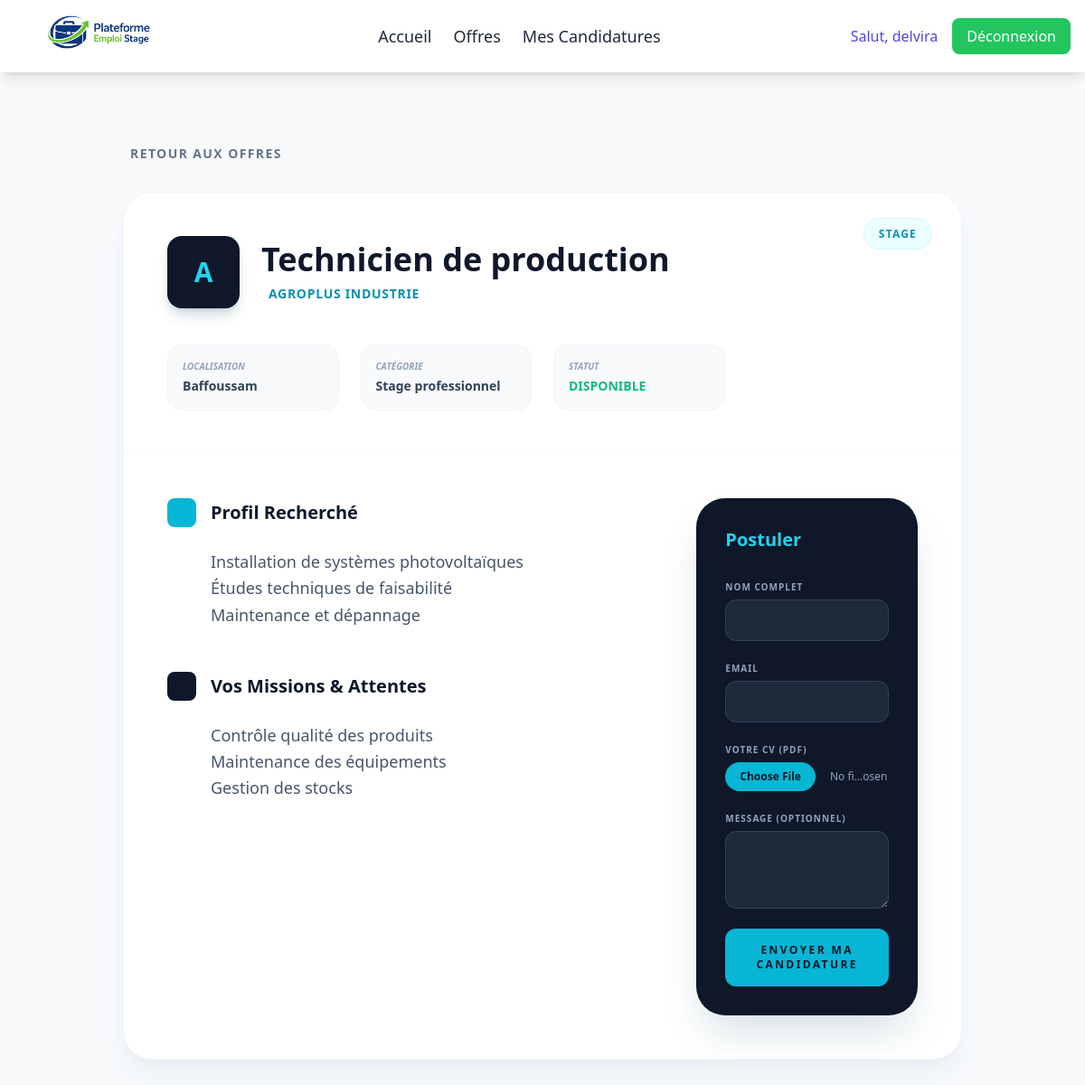
Page /offres/6/ (signed in) on the committed database.
### users/models.py (models this page shows)
class User(AbstractUser):
    ROLE_CHOICES = (
        ('candidat', 'Candidat'),
        ('recruteur', 'Recruteur'),
    )
    role = models.CharField(max_length=20, choices=ROLE_CHOICES)
    domaine_activite = models.CharField(max_length=100, blank=True, null=True)
    company_name = models.CharField(max_length=255, blank=True, null=True)
    company_domain = models.CharField(max_length=255, blank=True, null=True)
    company_city = models.CharField(max_length=100, blank=True, null=True)
    company_contact = models.CharField(max_length=100, blank=True, null=True)
    legal_document = models.FileField(upload_to='legal_docs/', blank=True, null=True)

### offres/models.py (models this page shows)
class Offre(models.Model):
    TYPE_CHOICES = (
        ('emploi', 'Emploi'),  # Offre d'emploi
        ('stage', 'Stage'),  # Offre de stage
    )
    CATEGORIE_CHOICES = (
        ('academique', 'Stage académique'),  # Stage lié aux études
        ('professionnel', 'Stage professionnel'),  # Stage en entreprise
        ('poste', 'Poste de travail'),  # Poste permanent
    )
    entreprise = models.ForeignKey(Entreprise, on_delete=models.CASCADE)
    titre = models.CharField(max_length=200)
    type = models.CharField(max_length=20, choices=TYPE_CHOICES)
    categorie = models.CharField(max_length=20, choices=CATEGORIE_CHOICES)
    profil_recherche = models.TextField()
    attentes = models.TextField()
    ville = models.CharField(max_length=100)
    statut = models.CharField(max_length=20, default='disponible')

class Entreprise(models.Model):
    user = models.OneToOneField(User, on_delete=models.CASCADE)
    nom = models.CharField(max_length=200)
    ville = models.CharField(max_length=100)
    domaine = models.CharField(max_length=200)
    legal_info = models.ImageField(upload_to='logos_entreprises/', null=True, blank=True)

### offres/views.py (the view)
# urls.py: path('<int:id>/', views.offre_detail, name='offre_detail'),  # Détail d'une offre
def offre_detail(request, id):  # Garde 'id' ou 'pk' selon ton url
    offre = get_object_or_404(Offre, id=id)
    if request.method == 'POST':
        form = CandidatureForm(request.POST, request.FILES)
        if form.is_valid():
            candidature = form.save(commit=False)
            candidature.offre = offre
            candidature.save()
            messages.success(request, "Votre candidature a été envoyée avec succès !")
            return redirect('offre_detail', id=offre.id)
    else:
        form = CandidatureForm()
    return render(request, 'offres/offre_detail.html', {'offre': offre, 'form': form})

### offres/forms.py
class CandidatureForm(forms.ModelForm):
    class Meta:
        model = Candidature
        fields = ['nom_complet', 'email', 'cv', 'message']

### templates/offres/offre_detail.html (shortened to what this page needs)
{% extends "base.html" %}
{% block content %}
<div class="min-h-screen py-12 bg-[#f8fafc]">
    <div class="container mx-auto px-6 max-w-5xl">
        <a href="{% url 'offres_list' %}" class="inline-flex items-center text-slate-500 hover:text-cyan-600 transition-colors mb-8 group">
            <span class="text-sm font-bold uppercase tracking-widest">Retour aux offres</span>
        </a>
        <div class="bg-white rounded-[2rem] shadow-xl shadow-slate-200/50 overflow-hidden border border-slate-100">
            <div class="relative p-8 md:p-12 border-b border-slate-50">
                <div class="absolute top-0 right-0 p-8">
                    <span class="px-4 py-2 bg-cyan-50 text-cyan-600 rounded-full text-xs font-black uppercase tracking-widest border border-cyan-100">
                        {{ offre.get_type_display }}
                    </span>
                </div>
                <div class="flex flex-col md:flex-row md:items-center gap-6">
                    <div class="w-20 h-20 bg-slate-900 rounded-2xl flex items-center justify-center text-cyan-400 text-3xl font-bold shadow-lg shadow-cyan-900/20">
                        {{ offre.entreprise.nom|slice:":1" }}
                    </div>
                    <div>
                        <h1 class="text-3xl md:text-4xl font-extrabold text-slate-900 mb-2">{{ offre.titre }}</h1>
                        <p class="text-cyan-600 font-bold uppercase tracking-wider text-sm flex items-center">
                             {{ offre.entreprise.nom }}
                        </p>
                    </div>
                </div>
                <div class="grid grid-cols-2 md:grid-cols-4 gap-6 mt-10">
                    <div class="p-4 bg-slate-50 rounded-2xl border border-slate-100">
                        <p class="text-[10px] text-slate-400 uppercase font-bold mb-1 italic">Localisation</p>
                        <p class="text-sm font-bold text-slate-700">{{ offre.ville }}</p>
                    </div>
                    <div class="p-4 bg-slate-50 rounded-2xl border border-slate-100">
                        <p class="text-[10px] text-slate-400 uppercase font-bold mb-1 italic">Catégorie</p>
                        <p class="text-sm font-bold text-slate-700">{{ offre.get_categorie_display }}</p>
                    </div>
                    <div class="p-4 bg-slate-50 rounded-2xl border border-slate-100">
                        <p class="text-[10px] text-slate-400 uppercase font-bold mb-1 italic">Statut</p>
                        <p class="text-sm font-bold text-emerald-500 uppercase">{{ offre.statut }}</p>
                    </div>
                </div>
            </div>
            <div class="p-8 md:p-12 grid grid-cols-1 lg:grid-cols-3 gap-12">
                <div class="lg:col-span-2 space-y-12">
                    <section>
                        <h3 class="flex items-center text-xl font-bold text-slate-900 mb-6">
                            <span class="w-8 h-8 bg-cyan-500 text-white rounded-lg flex items-center justify-center mr-4 text-sm">
                            </span>
                            Profil Recherché
                        </h3>
                        <div class="text-slate-600 leading-relaxed text-lg font-light pl-12">
                            {{ offre.profil_recherche|linebreaks }}
                        </div>
                    </section>
                    <section>
                        <h3 class="flex items-center text-xl font-bold text-slate-900 mb-6">
                            <span class="w-8 h-8 bg-slate-900 text-white rounded-lg flex items-center justify-center mr-4 text-sm">
                            </span>
                            Vos Missions & Attentes
                        </h3>
                        <div class="text-slate-600 leading-relaxed text-lg font-light pl-12">
                            {{ offre.attentes|linebreaks }}
                        </div>
                    </section>
                </div>
                <div class="lg:col-span-1">
    <div class="sticky top-8 p-8 bg-slate-900 rounded-[2rem] text-white shadow-2xl shadow-cyan-900/20">
        <h4 class="text-xl font-bold mb-6 text-cyan-400">Postuler</h4>
        <form method="POST" enctype="multipart/form-data" class="space-y-4">
            <div>
                <label class="text-[10px] uppercase tracking-widest text-slate-400 font-bold">Nom complet</label>
                <input type="text" name="nom_complet" required class="w-full bg-slate-800 border border-slate-700 rounded-xl px-4 py-3 mt-1 text-sm focus:border-cyan-500 outline-none transition-all">
            </div>
            <div>
                <label class="text-[10px] uppercase tracking-widest text-slate-400 font-bold">Email</label>
                <input type="email" name="email" required class="w-full bg-slate-800 border border-slate-700 rounded-xl px-4 py-3 mt-1 text-sm focus:border-cyan-500 outline-none transition-all">
            </div>
            <div>
                <label class="text-[10px] uppercase tracking-widest text-slate-400 font-bold">Votre CV (PDF)</label>
                <input type="file" name="cv" required class="w-full text-xs text-slate-400 file:mr-4 file:py-2 file:px-4 file:rounded-full file:border-0 file:text-xs file:font-semibold file:bg-cyan-500 file:text-slate-900 hover:file:bg-cyan-400 mt-1">
            </div>
            <div>
                <label class="text-[10px] uppercase tracking-widest text-slate-400 font-bold">Message (Optionnel)</label>
                <textarea name="message" rows="3" class="w-full bg-slate-800 border border-slate-700 rounded-xl px-4 py-3 mt-1 text-sm focus:border-cyan-500 outline-none transition-all"></textarea>
            </div>
            <button type="submit" class="w-full py-4 bg-cyan-500 hover:bg-cyan-400 text-slate-900 font-black uppercase text-xs tracking-[0.2em] rounded-xl transition-all duration-300 transform hover:scale-[1.02] mt-4">
                Envoyer ma candidature
            </button>
        </form>
    </div>
</div>
            </div>
        </div>
    </div>
</div>
{% endblock %}

### templates/base.html (shortened to what this page needs)
{% load static %}
<!DOCTYPE html>
<html lang="fr">
<head>
    <link rel="stylesheet" href="https://cdn.jsdelivr.net/npm/bootstrap-icons@1.11.3/font/bootstrap-icons.min.css">
    <script src="https://cdn.tailwindcss.com"></script>
</head>
<body class="bg-gray-50 font-poppins text-gray-800">
<header class="bg-white shadow-lg sticky top-0 z-50">
    <nav class="max-w-7xl mx-auto px-4 py-4 flex justify-between items-center">
<a href="{% url 'home' %}" class="relative h-12 w-48 block">
    <img src="{% static 'images/img.png' %}"
         alt="img"
         class="absolute top-1/2 -translate-y-1/2 left-0 max-w-none h-[137px] w-auto object-contain">
</a>
        <ul class="hidden md:flex space-x-6 text-lg items-center">
            <li>
                <a href="{% url 'home' %}"
                   class="text-gray-800 border-b-4 border-transparent hover:border-blue-500 hover:shadow-lg transition duration-300">
                   Accueil
                </a>
            </li>
            <li>
                <a href="{% url 'offres_list' %}"
                   class="text-gray-800 border-b-4 border-transparent hover:border-blue-500 hover:shadow-lg transition duration-300">
                   Offres
                </a>
            </li>
            <li>
                <a href="{% url 'mes_candidatures' %}"
                   class="text-gray-800 border-b-4 border-transparent hover:border-blue-500 hover:shadow-lg transition duration-300">
                   Mes Candidatures
                </a>
            </li>
        </ul>
        <div class="hidden md:flex space-x-4 items-center">
            {% if user.is_authenticated %}
                <span class="text-indigo-600 font-medium">Salut, {{ user.username }}</span>
<form action="{% url 'logout' %}" method="post" class="inline">
    <button type="submit" class="px-4 py-2 bg-green-500 text-white rounded-lg hover:bg-red-600 transition">
        Déconnexion
    </button>
</form>            {% else %}
                <a href="{% url 'login' %}" class="px-4 py-2 bg-indigo-500 text-white rounded-lg hover:bg-indigo-600 transition">Connexion</a>
                <a href="{% url 'register' %}" class="px-4 py-2 border border-indigo-600 text-indigo-600 rounded-lg hover:bg-indigo-600 hover:text-white transition">Inscription</a>
            {% endif %}
        </div>
    </nav>
</header>
    <main class="container mx-auto p-6">
        {% block content %}{% endblock %}
    </main>
</body>
</html>

### rows in the picture
User: username "delvira"
Offre: type "STAGE", entreprise.nom "A", titre "Technicien de production", entreprise.nom "AGROPLUS INDUSTRIE", ville "Baffoussam", categorie "Stage professionnel", statut "DISPONIBLE", profil_recherche "Installation de systèmes photovoltaïques Études techniques de faisabilité Maintenance et dépannage", attentes "Contrôle qualité des produits Maintenance des équipements Gestion des stocks"
